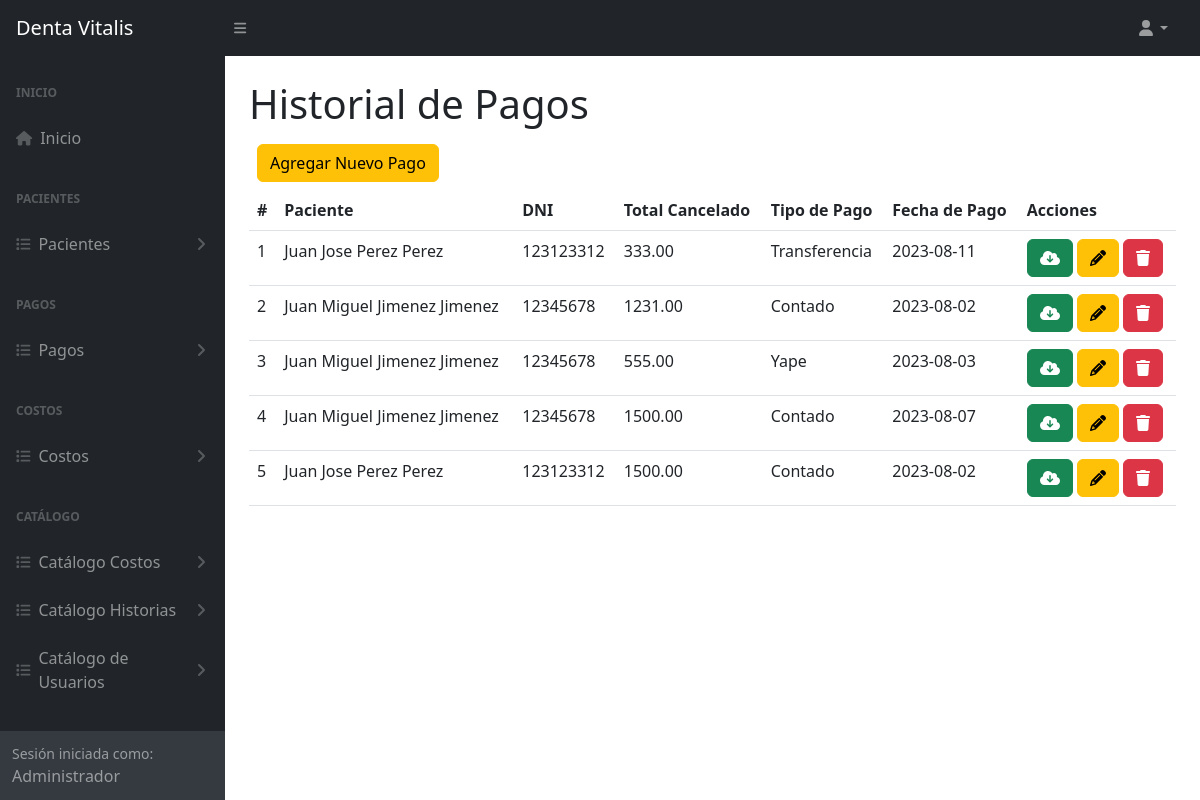
Before: /historialPagos (signed in) with the older database file.
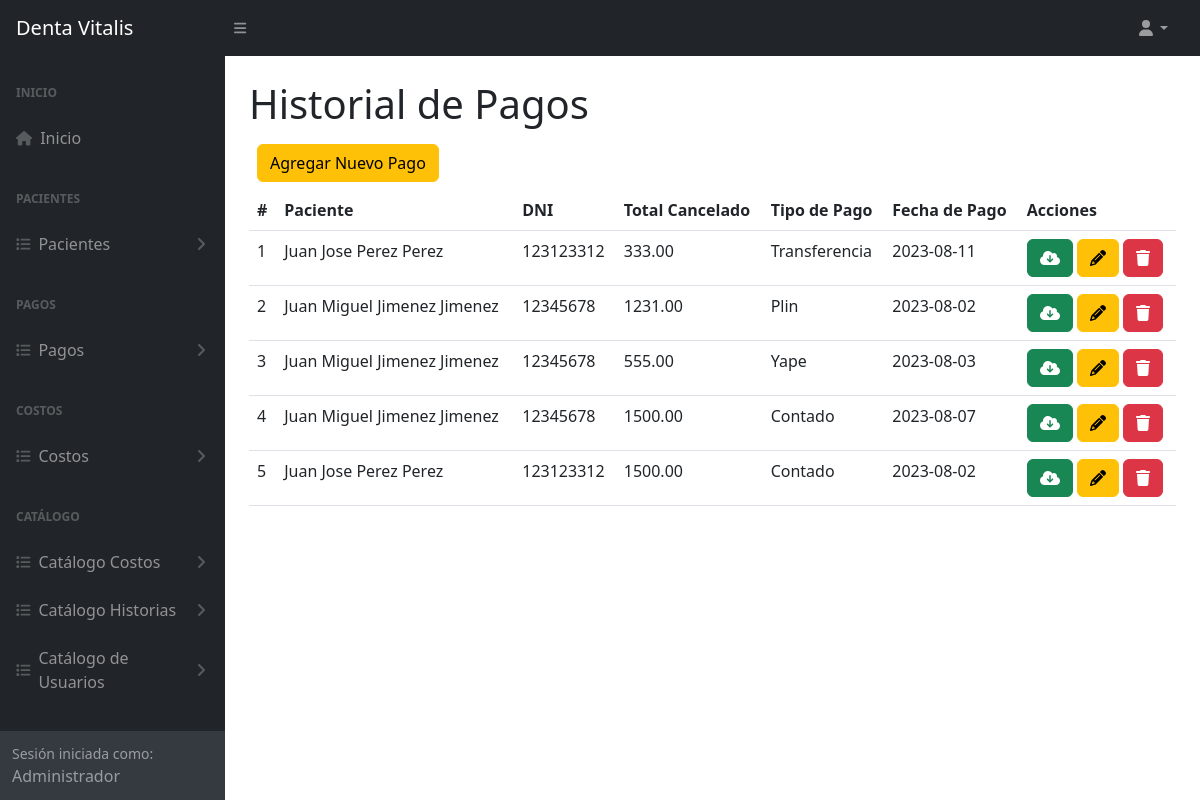
After: the same page with the newer database file.
### tables this page shows
CREATE TABLE `tba_pago`  (
  `IdPago` int NOT NULL AUTO_INCREMENT,
  `IdPaciente` int NOT NULL,
  `IdTipoPago` int NOT NULL,
  `TotalPago` decimal(10, 2) NOT NULL,
  `FechaPago` date NOT NULL,
  `FechaCreacion` datetime NOT NULL,
  `FechaActualizacion` datetime NOT NULL,
  PRIMARY KEY (`IdPago`) USING BTREE,
  INDEX `tba_pago_fkPaciente`(`IdPaciente`) USING BTREE,
  INDEX `tba_pago_fkTipoPago`(`IdTipoPago`) USING BTREE,
  CONSTRAINT `tba_pago_fkPaciente` FOREIGN KEY (`IdPaciente`) REFERENCES `tba_paciente` (`IdPaciente`) ON DELETE RESTRICT ON UPDATE RESTRICT,
  CONSTRAINT `tba_pago_fkTipoPago` FOREIGN KEY (`IdTipoPago`) REFERENCES `tba_tipodepago` (`IdTipoPago`) ON DELETE RESTRICT ON UPDATE RESTRICT
);

CREATE TABLE `tba_paciente`  (
  `IdPaciente` int NOT NULL AUTO_INCREMENT,
  `NombrePaciente` varchar(100) NOT NULL,
  `ApellidoPaciente` varchar(100) NOT NULL,
  `DNIPaciente` int NOT NULL,
  `SexoPaciente` varchar(12) NULL DEFAULT NULL,
  `EdadPaciente` varchar(11) NULL DEFAULT NULL,
  `FechaNacimiento` date NULL DEFAULT NULL,
  `CelularPaciente` varchar(11) NOT NULL,
  `DomicilioPaciente` varchar(255) NULL DEFAULT NULL,
  `LugarProcedencia` varchar(100) NULL DEFAULT NULL,
  `LugarNacimiento` varchar(80) NULL DEFAULT NULL,
  `GradoInstruccion` varchar(20) NULL DEFAULT NULL,
  `RazaPaciente` varchar(20) NULL DEFAULT NULL,
  `OcupacionPaciente` varchar(20) NULL DEFAULT NULL,
  `ReligionPaciente` varchar(20) NULL DEFAULT NULL,
  `EstadoCivil` varchar(20) NULL DEFAULT NULL,
  `NumeroContactoPaciente` varchar(11) NULL DEFAULT NULL,
  `NombreContactoPaciente` varchar(100) NULL DEFAULT NULL,
  `UsuarioCreado` int NOT NULL,
  `UsuarioActualiza` int NOT NULL,
  `FechaCreacion` datetime NOT NULL,
  `FechaActualizacion` datetime NOT NULL,
  PRIMARY KEY (`IdPaciente`) USING BTREE
);

CREATE TABLE `tba_tipodepago`  (
  `IdTipoPago` int NOT NULL AUTO_INCREMENT,
  `DescripcionTipo` varchar(30) NOT NULL,
  PRIMARY KEY (`IdTipoPago`) USING BTREE
);

### controller/plantilla.controller.php (called while the page is built)
<?php
class ControllerPlantilla
{
  static public function ctrPlantilla()
  {
    include "view/plantilla.php";
  }
}

### index.php (called while the page is built, shortened)
<?php
require_once "controller/plantilla.controller.php";
require_once "controller/pagos.controller.php";
require_once "model/pagos.model.php";
$plantilla = new ControllerPlantilla();
$plantilla -> ctrPlantilla();

### controller/pagos.controller.php (called while the page is built, shortened)
<?php
class ControllerPagos
{
  public static function ctrMostrarTodosLosPagos()
  {
    $tabla = "tba_pago";
    $listaPagos = ModelPagos::mdlMostrarTodosLosPagos($tabla);
    return $listaPagos;
  }
}

### model/conexion.php (called while the page is built)
<?php
class Conexion
{
  static public function conn()
  {
    $link = new PDO("mysql:host=localhost;dbname=db_dentavitalis","root","");
		$link->exec("set names utf8");
		return $link;
  }
}

### model/pagos.model.php (called while the page is built, shortened)
<?php
require_once "conexion.php";
class ModelPagos
{
  public static function mdlMostrarTodosLosPagos($tabla)
  {
    $statement = Conexion::conn()->prepare("SELECT tba_pago.IdPago, tba_pago.IdPaciente, tba_pago.IdTipoPago, tba_pago.TotalPago, tba_pago.FechaPago, tba_tipodepago.DescripcionTipo, tba_paciente.NombrePaciente, tba_paciente.ApellidoPaciente, tba_paciente.DNIPaciente FROM $tabla INNER JOIN tba_tipodepago ON tba_pago.IdTipoPago = tba_tipodepago.IdTipoPago INNER JOIN tba_paciente ON tba_pago.IdPaciente = tba_paciente.IdPaciente ORDER BY IdPago DESC");
    $statement -> execute();
    return $statement -> fetchAll();
  }
}

### view/modules/historialPagos.php (the view, shortened to what this page needs)
</div>
        </div>
        <div class="sb-sidenav-footer">
          <div class="small">Sesión iniciada como:</div>
          <?php echo $_SESSION["nombreUsuario"] ?>
        </div>
      </nav>
    </div>
    <div id="layoutSidenav_content">
      <main class="bg">
        <div class="container-fluid px-4">
          <h1 class="mt-4">Historial de Pagos</h1>
          <div class="d-inline-flex m-2">
          <button type="button" class="btn btn-warning" data-bs-toggle="modal" data-bs-target="#modalAgregarPago">
              Agregar Nuevo Pago
            </button>
          </div>
          <div class="card-body">
            <table id="datatablesSimple" class="data-table-AllCostos table">
              <thead>
                <tr>
                  <th>#</th>
                  <th>Paciente</th>
                  <th>DNI</th>
                  <th>Total Cancelado</th>
                  <th>Tipo de Pago</th>
                  <th>Fecha de Pago</th>
                  <th>Acciones</th>
                </tr>
              </thead>
              <tbody>
                <?php
                  $listaPagos = ControllerPagos::ctrMostrarTodosLosPagos();
                  foreach($listaPagos as $key => $value)
                  {
                    echo
                    '<tr>
                      <td>'.($key + 1).'</td>
                      <td>'.$value["NombrePaciente"].' '.$value["ApellidoPaciente"].'</td>
                      <td>'.$value["DNIPaciente"].'</td>
                      <td>'.$value["TotalPago"].'</td>
                      <td>'.$value["DescripcionTipo"].'</td>
                      <td>'.$value["FechaPago"].'</td>
                      <td>
                        <button class="btn btn-success btnDescargarPago" id="btnDescargarPago" codPago="'.$value["IdPago"].'"><i class="fa-solid fa fa-cloud-download"></i></button>
                        <button class="btn btn-warning btnEditarPago" id="btnEditarPago" codPago="'.$value["IdPago"].'" data-bs-toggle="modal" data-bs-target="#modalEditarPago"><i class="fa-solid fa-pencil"></i></button>
                        <button class="btn btn-danger btnEliminarPago" codPago="'.$value["IdPago"].'"><i class="fa-solid fa-trash"></i></button>
                      </td>
                    </tr>';
                  }
                ?>
              </tbody>
            </table>
          </div>
        </div>
      </main>
    </div>
  </div>

### view/plantilla.php (shortened to what this page needs)
<!DOCTYPE html>
<html lang="es">
<head>
  <?php require "modules/header.php" ?>
</head>
  <?php
    if (isset($_SESSION["login"]) && $_SESSION["login"] == "ok")
    {
      echo '<body class="sb-nav-fixed">';
      include "modules/navbar.php";
      echo '
      <div id="layoutSidenav">
        <div id="layoutSidenav_nav">
          <nav class="sb-sidenav accordion sb-sidenav-dark" id="sidenavAccordion">
            <div class="sb-sidenav-menu">
              <div class="nav">';
      include "modules/menu.php";
      if(isset($_GET["ruta"]))
      {
        if(
          $_GET["ruta"] == "home" ||
          $_GET["ruta"] == "usuario" ||
          $_GET["ruta"] == "editarSalida" ||
          $_GET["ruta"] == "procedimientos" ||
          $_GET["ruta"] == "gastos" ||
          $_GET["ruta"] == "socios" ||
          $_GET["ruta"] == "pacientes" ||
          $_GET["ruta"] == "allCostos" ||
          $_GET["ruta"] == "centroCostos" ||
          $_GET["ruta"] == "crearNuevoCosto" ||
          $_GET["ruta"] == "editarCosto" ||
          $_GET["ruta"] == "buscarCostos" ||
          $_GET["ruta"] == "reporteCostos" ||
          $_GET["ruta"] == "historiaClinica" ||
          $_GET["ruta"] == "crearNuevaHistoria" ||
          $_GET["ruta"] == "editarHistoria" ||
          $_GET["ruta"] == "planTratamiento" ||
          $_GET["ruta"] == "pagosPendientes" ||
          $_GET["ruta"] == "historialPagos" ||
          $_GET["ruta"] == "visualizarHistoria" ||
          $_GET["ruta"] == "calendario" ||
          $_GET["ruta"] == "signout"
        )
        {
          include "modules/".$_GET["ruta"].".php";
        }
        else
        {
          include "web/404.html";
        }
      }
      else
      {
        include "modules/home.php";
      }
      echo '<footer>';
      include "modules/footer.php";
      echo '</footer>';
    }
    else
    {
      include "modules/login.php";
    }
  ?>
  <link rel="stylesheet" type="text/css" href="https://cdn.jsdelivr.net/npm/daterangepicker/daterangepicker.css" />
</body>
</html>

### view/modules/header.php (shortened to what this page needs)
<link href="https://cdn.jsdelivr.net/npm/simple-datatables@7.1.2/dist/style.min.css" rel="stylesheet" />
<link href="css/styles.css" rel="stylesheet" />
<link href="css/styles-dentaVitalis.css" rel="stylesheet" />
<link href="https://cdn.jsdelivr.net/npm/sweetalert2@11.7.5/dist/sweetalert2.min.css" rel="stylesheet">

### view/modules/navbar.php (shortened to what this page needs)
  <nav class="sb-topnav navbar navbar-expand navbar-dark bg-dark">
  <a class="navbar-brand ps-3" href="index.php">Denta Vitalis</a>
  <button class="btn btn-link btn-sm order-1 order-lg-0 me-4 me-lg-0" id="sidebarToggle" href="#!"><i class="fas fa-bars"></i></button>
  <ul class="navbar-nav ms-auto ms-md-0 me-3 me-lg-4">
    <li class="nav-item dropdown">
      <a class="nav-link dropdown-toggle" id="navbarDropdown" href="#" role="button" data-bs-toggle="dropdown" aria-expanded="false"><i class="fas fa-user fa-fw"></i></a>
    </li>
  </ul>
</nav>

### view/modules/menu.php (shortened to what this page needs)
<div class="sb-sidenav-menu-heading">Inicio</div>
<a class="nav-link" href="home">
  <div class="sb-nav-link-icon"><i class="fas fa-home"></i></div>
  Inicio
</a>
<div class="sb-sidenav-menu-heading">Pacientes</div>
  <a class="nav-link collapsed" href="#" data-bs-toggle="collapse" data-bs-target="#listaHistoria" aria-expanded="false" aria-controls="collapseLayouts">
    <div class="sb-nav-link-icon"><i class="fas fa-list"></i></div>
    Pacientes
    <div class="sb-sidenav-collapse-arrow"><i class="fas fa-angle-down"></i></div>
  </a>
<div class="sb-sidenav-menu-heading">Pagos</div>
  <a class="nav-link collapsed" href="#" data-bs-toggle="collapse" data-bs-target="#listaPagos" aria-expanded="false" aria-controls="collapseLayouts">
    <div class="sb-nav-link-icon"><i class="fas fa-list"></i></div>
    Pagos
    <div class="sb-sidenav-collapse-arrow"><i class="fas fa-angle-down"></i></div>
  </a>
<div class="sb-sidenav-menu-heading">Costos</div>
  <a class="nav-link collapsed" href="#" data-bs-toggle="collapse" data-bs-target="#listaCostos" aria-expanded="false" aria-controls="collapseLayouts">
    <div class="sb-nav-link-icon"><i class="fas fa-list"></i></div>
    Costos
    <div class="sb-sidenav-collapse-arrow"><i class="fas fa-angle-down"></i></div>
  </a>
<div class="sb-sidenav-menu-heading">Catálogo</div>
  <a class="nav-link collapsed" href="#" data-bs-toggle="collapse" data-bs-target="#listaCatalogoCostos" aria-expanded="false" aria-controls="collapseLayouts">
    <div class="sb-nav-link-icon"><i class="fas fa-list"></i></div>
    Catálogo Costos
    <div class="sb-sidenav-collapse-arrow"><i class="fas fa-angle-down"></i></div>
  </a>
  <a class="nav-link collapsed" href="#" data-bs-toggle="collapse" data-bs-target="#listaCatalogoPacientes" aria-expanded="false" aria-controls="collapseLayouts">
    <div class="sb-nav-link-icon"><i class="fas fa-list"></i></div>
    Catálogo Historias
    <div class="sb-sidenav-collapse-arrow"><i class="fas fa-angle-down"></i></div>
  </a>
    <a class="nav-link collapsed" href="#" data-bs-toggle="collapse" data-bs-target="#listaCatalogoUsuarios" aria-expanded="false" aria-controls="collapseLayouts">
    <div class="sb-nav-link-icon"><i class="fas fa-list"></i></div>
    Catálogo de Usuarios
    <div class="sb-sidenav-collapse-arrow"><i class="fas fa-angle-down"></i></div>
  </a>

### view/modules/footer.php (shortened to what this page needs)
<div class="container-fluid px-4">
  <div class="d-flex align-items-center justify-content-between small">
    <div class="text-muted">Copyright &copy; Simoni 2023</div>
  </div>
</div>

Changed rows visible on the page:
changed tba_pago: IdTipoPago.DescripcionTipo "Contado" → "Plin"
